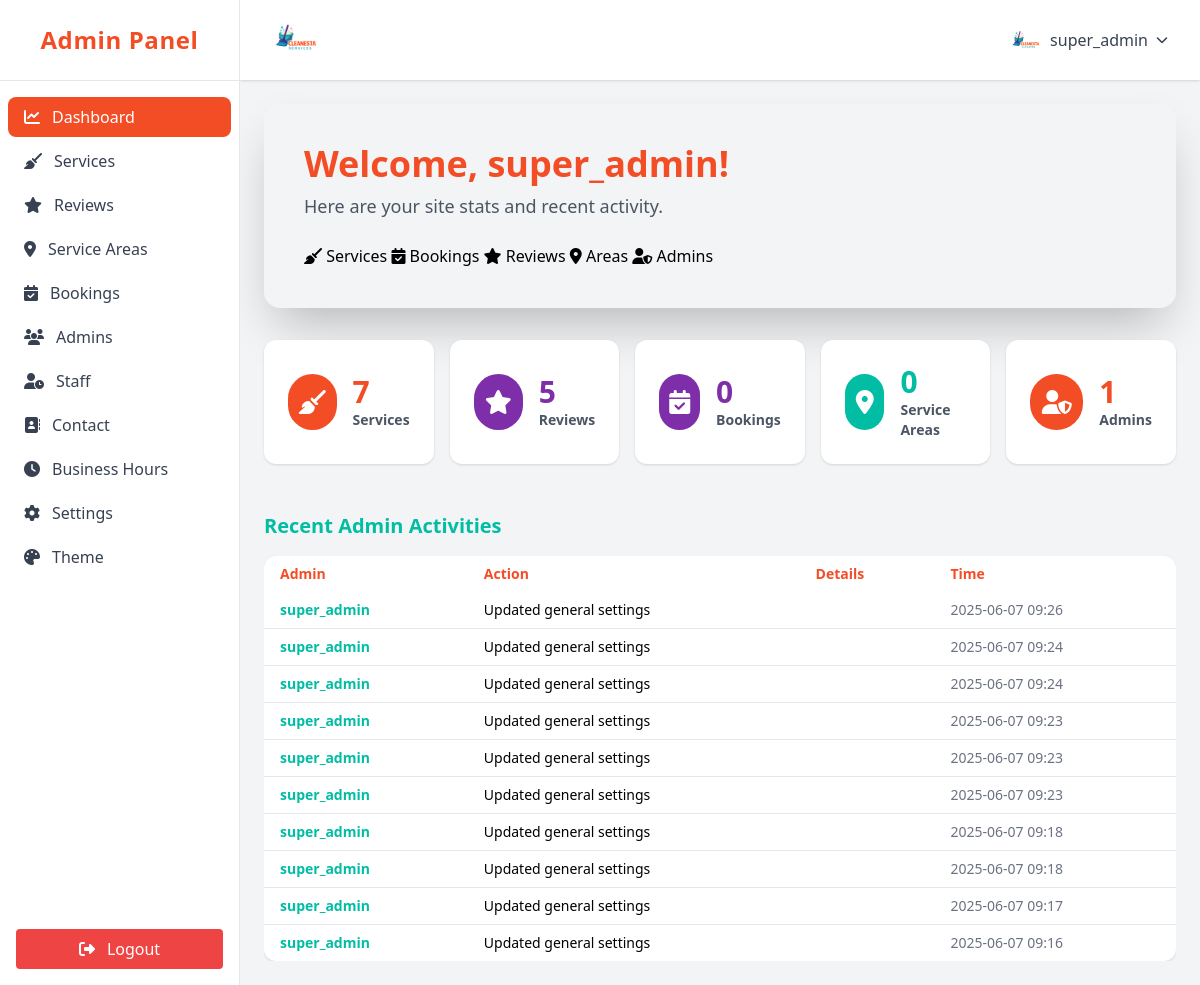
Page /admin/dashboard.php (signed in) on the committed database.
### tables this page shows
CREATE TABLE `admin_activity_log` (
  `id` int(11) NOT NULL,
  `admin_id` int(11) NOT NULL,
  `action` varchar(255) NOT NULL,
  `details` text DEFAULT NULL,
  `created_at` datetime DEFAULT current_timestamp()
);

### admin/dashboard.php (the view, shortened to what this page needs)
<?php
require_once '../app/config/params.php';
$pdo = $connexion;
$stats = [];
$tables = [
    'services' => 'Services',
    'reviews' => 'Reviews',
    'bookings' => 'Bookings',
    'service_areas' => 'Service Areas',
    'admins' => 'Admins'
];
foreach ($tables as $table => $label) {
    $stmt = $pdo->query("SELECT COUNT(*) FROM $table");
    $stats[$label] = $stmt->fetchColumn();
}
?>
<link rel="stylesheet" href="<?php echo BASE_URL; ?>/admin/assets/css/custom-min.css">
<div class="mb-8">
    <div class="glass-bg-admin rounded-2xl shadow-2xl p-6 md:p-10 mb-6 flex flex-col gap-6">
        <div>
            <h1 class="text-3xl md:text-4xl font-bold text-[var(--color-primary)] mb-2">Welcome, <?php echo $_SESSION['admin_username'] ?? 'Admin'; ?>!</h1>
            <p class="text-gray-600 text-base md:text-lg">Here are your site stats and recent activity.</p>
        </div>
        <div class="quick-actions-row">
            <a href="services.php" class="quick-action-btn"><i class="fas fa-broom"></i> Services</a>
            <a href="bookings.php" class="quick-action-btn"><i class="fas fa-calendar-check"></i> Bookings</a>
            <a href="reviews.php" class="quick-action-btn"><i class="fas fa-star"></i> Reviews</a>
            <a href="areas.php" class="quick-action-btn"><i class="fas fa-map-marker-alt"></i> Areas</a>
            <a href="admins.php" class="quick-action-btn"><i class="fas fa-user-shield"></i> Admins</a>
        </div>
    </div>
</div>
<div class="grid grid-cols-2 lg:grid-cols-5 gap-4 mb-8">
    <div class="rounded-xl shadow flex items-center gap-4 p-6 bg-white">
        <span class="flex items-center justify-center w-14 h-14 rounded-full bg-[var(--color-primary)] text-[var(--color-neutral)] text-2xl"><i class="fas fa-broom"></i></span>
        <div>
            <div class="text-3xl font-extrabold text-[var(--color-primary)]"><?php echo $stats['Services']; ?></div>
            <div class="text-gray-600 text-sm font-semibold">Services</div>
        </div>
    </div>
    <div class="rounded-xl shadow flex items-center gap-4 p-6 bg-white">
        <span class="flex items-center justify-center w-14 h-14 rounded-full bg-[var(--color-accent)] text-[var(--color-neutral)] text-2xl"><i class="fas fa-star"></i></span>
        <div>
            <div class="text-3xl font-extrabold text-[var(--color-accent)]"><?php echo $stats['Reviews']; ?></div>
            <div class="text-gray-600 text-sm font-semibold">Reviews</div>
        </div>
    </div>
    <div class="rounded-xl shadow flex items-center gap-4 p-6 bg-white">
        <span class="flex items-center justify-center w-14 h-14 rounded-full bg-[var(--color-accent)] text-[var(--color-neutral)] text-2xl"><i class="fas fa-calendar-check"></i></span>
        <div>
            <div class="text-3xl font-extrabold text-[var(--color-accent)]"><?php echo $stats['Bookings']; ?></div>
            <div class="text-gray-600 text-sm font-semibold">Bookings</div>
        </div>
    </div>
    <div class="rounded-xl shadow flex items-center gap-4 p-6 bg-white">
        <span class="flex items-center justify-center w-14 h-14 rounded-full bg-[var(--color-secondary)] text-[var(--color-neutral)] text-2xl"><i class="fas fa-map-marker-alt"></i></span>
        <div>
            <div class="text-3xl font-extrabold text-[var(--color-secondary)]"><?php echo $stats['Service Areas']; ?></div>
            <div class="text-gray-600 text-sm font-semibold">Service Areas</div>
        </div>
    </div>
    <div class="rounded-xl shadow flex items-center gap-4 p-6 bg-white">
        <span class="flex items-center justify-center w-14 h-14 rounded-full bg-[var(--color-primary)] text-[var(--color-neutral)] text-2xl"><i class="fas fa-user-shield"></i></span>
        <div>
            <div class="text-3xl font-extrabold text-[var(--color-primary)]"><?php echo $stats['Admins']; ?></div>
            <div class="text-gray-600 text-sm font-semibold">Admins</div>
        </div>
    </div>
</div>
<div class="mt-12">
    <h2 class="text-xl font-bold text-[var(--color-secondary)] mb-4">Recent Admin Activities</h2>
    <?php
    $activityStmt = $pdo->prepare("SELECT l.*, a.username FROM admin_activity_log l JOIN admins a ON l.admin_id = a.id ORDER BY l.created_at DESC LIMIT 10");
    $activityStmt->execute();
    $activities = $activityStmt->fetchAll();
    ?>
    <div class="overflow-x-auto w-full hidden sm:block">
        <table class="min-w-full bg-white rounded-xl shadow text-sm">
            <thead>
                <tr class="bg-[var(--color-primary)]/10 text-[var(--color-primary)]">
                    <th class="px-2 sm:px-4 py-2 sm:py-2 text-left text-xs sm:text-sm">Admin</th>
                    <th class="px-2 sm:px-4 py-2 sm:py-2 text-left text-xs sm:text-sm">Action</th>
                    <th class="px-2 sm:px-4 py-2 sm:py-2 text-left text-xs sm:text-sm">Details</th>
                    <th class="px-2 sm:px-4 py-2 sm:py-2 text-left text-xs sm:text-sm">Time</th>
                </tr>
            </thead>
            <tbody>
                <?php if ($activities): ?>
                    <?php foreach ($activities as $activity): ?>
                        <tr class="border-b last:border-0 hover:bg-gray-50">
                            <td class="px-2 sm:px-4 py-2 sm:py-2 font-semibold text-[var(--color-secondary)] break-all max-w-[120px] sm:max-w-none"><?php echo $activity['username']; ?></td>
                            <td class="px-2 sm:px-4 py-2 sm:py-2 break-all max-w-[120px] sm:max-w-none"><?php echo $activity['action']; ?></td>
                            <td class="px-2 sm:px-4 py-2 sm:py-2 text-gray-600 break-all max-w-[140px] sm:max-w-xs truncate" title="<?php echo $activity['details']; ?>"><?php echo $activity['details']; ?></td>
                            <td class="px-2 sm:px-4 py-2 sm:py-2 text-gray-500 whitespace-nowrap"><?php echo date('Y-m-d H:i', strtotime($activity['created_at'])); ?></td>
                        </tr>
                    <?php endforeach; ?>
                <?php else: ?>
                    <tr>
                        <td colspan="4" class="px-2 sm:px-4 py-6 text-center text-gray-400">No recent admin activities found.</td>
                    </tr>
                <?php endif; ?>
            </tbody>
        </table>
    </div>
</div>
<?php
$content = ob_get_clean();
include 'layout.php';

### admin/layout.php (shortened to what this page needs)
<!DOCTYPE html>
<html lang="en">
<head>
    <script src="https://cdn.tailwindcss.com"></script>
    <?php include 'includes/theme.php'; ?>
    <link rel="stylesheet" href="https://cdnjs.cloudflare.com/ajax/libs/font-awesome/6.4.0/css/all.min.css">
</head>
<body class="bg-gray-100 min-h-screen">
    <div class="flex h-screen">
        <aside id="sidebar" class="bg-white border-r border-gray-200 w-60 flex-shrink-0 flex flex-col transition-all duration-300 z-30 fixed md:static inset-y-0 left-0 transform -translate-x-full md:translate-x-0 md:relative" style="min-width:15rem;">
            <div class="flex items-center justify-center px-4 py-6 border-b">
                <span class="font-extrabold text-2xl text-primary tracking-wide">Admin Panel</span>
            </div>
            <nav class="flex-1 px-2 py-4 space-y-1">
                <?php
                $current_page = basename($_SERVER['PHP_SELF']);
                $nav_items = [
                    'dashboard.php' => ['icon' => 'chart-line', 'text' => 'Dashboard'],
                    'services.php' => ['icon' => 'broom', 'text' => 'Services'],
                    'reviews.php' => ['icon' => 'star', 'text' => 'Reviews'],
                    'areas.php' => ['icon' => 'map-marker-alt', 'text' => 'Service Areas'],
                    'bookings.php' => ['icon' => 'calendar-check', 'text' => 'Bookings'],
                    'admins.php' => ['icon' => 'users', 'text' => 'Admins'],
                    'staff.php' => ['icon' => 'user-clock', 'text' => 'Staff'],
                    'contact.php' => ['icon' => 'address-book', 'text' => 'Contact'],
                    'business_hours.php' => ['icon' => 'clock', 'text' => 'Business Hours'],
                    'settings.php' => ['icon' => 'cog', 'text' => 'Settings'],
                    'theme-settings.php' => ['icon' => 'palette', 'text' => 'Theme', 'link' => 'theme-settings.php']
                ];
                foreach ($nav_items as $page => $item) {
                    $is_active = $current_page === $page;
                    $active_class = $is_active ? 'bg-primary text-white' : 'text-gray-700 hover:bg-primary hover:text-white';
                    $link = $item['link'] ?? $page;
                    echo '<a href="' . $link . '" class="flex items-center px-4 py-2 rounded-lg transition ' . $active_class . '">
                            <i class="fas fa-' . $item['icon'] . ' mr-3"></i> ' . $item['text'] . '
                          </a>';
                }
                ?>
            </nav>
            <div class="mt-auto px-4 py-4">
                <a href="logout.php" class="flex items-center justify-center px-4 py-2 rounded bg-red-500 text-white text-center hover:bg-red-600 transition w-full">
                    <i class="fas fa-sign-out-alt mr-3"></i>
                    Logout
                </a>
            </div>
        </aside>
        <div class="flex-1 flex flex-col min-w-0">
            <?php include 'includes/header.php'; ?>
            <main class="flex-1 p-6 overflow-y-auto">
                <?php if (isset($content)) {
                    echo $content;
                } ?>
            </main>
        </div>
    </div>
</body>
</html>

### admin/includes/header.php (shortened to what this page needs)
<?php
$username = $_SESSION['admin_username'] ?? null;
?>
<header class="w-full bg-white shadow flex items-center justify-between px-4 sm:px-8 py-4 sticky top-0 z-10">
    <div class="flex items-center gap-3">
        <img src="/assets/images/logo/cleanesta-services-logo.png" alt="Logo" class="h-12 w-auto">
    </div>
    <div class="flex items-center gap-4 justify-between">
        <div class="relative" x-data="{ open: false }">
            <button @click="open = !open" class="flex items-center space-x-2 text-gray-700 hover:text-primary focus:outline-none">
                <?php if (isset($_SESSION['admin_picture']) && $_SESSION['admin_picture']): ?>
                    <?php
                        $profileImg = $_SESSION['admin_picture'];
                        if (strpos($profileImg, '../') === 0) {
                            $profileImg = substr($profileImg, 2);
                        }
                    ?>
                    <img src="<?php echo htmlspecialchars($profileImg); ?>" alt="Profile" class="w-8 h-8 rounded-full object-cover">
                <?php endif; ?>
                <span class="font-medium"><?php echo $username ?? 'Admin'; ?></span>
                <i class="fas fa-chevron-down text-xs"></i>
            </button>
        </div>
    </div>
</header>

### rows in the picture
admin_activity_log: admin.username "super_admin", action "Updated general settings", created_at "2025-06-07 09:26"
admin_activity_log: admin.username "super_admin", action "Updated general settings", created_at "2025-06-07 09:24"
admin_activity_log: admin.username "super_admin", action "Updated general settings", created_at "2025-06-07 09:24"
admin_activity_log: admin.username "super_admin", action "Updated general settings", created_at "2025-06-07 09:23"
admin_activity_log: admin.username "super_admin", action "Updated general settings", created_at "2025-06-07 09:23"
admin_activity_log: admin.username "super_admin", action "Updated general settings", created_at "2025-06-07 09:23"
admin_activity_log: admin.username "super_admin", action "Updated general settings", created_at "2025-06-07 09:18"
admin_activity_log: admin.username "super_admin", action "Updated general settings", created_at "2025-06-07 09:18"
admin_activity_log: admin.username "super_admin", action "Updated general settings", created_at "2025-06-07 09:17"
admin_activity_log: admin.username "super_admin", action "Updated general settings", created_at "2025-06-07 09:16"

### other values in the picture
$item['text'] "Dashboard"
$item['text'] "Services"
$item['text'] "Reviews"
$item['text'] "Service Areas"
$item['text'] "Bookings"
$item['text'] "Admins"
$item['text'] "Staff"
$item['text'] "Contact"
$item['text'] "Business Hours"
$item['text'] "Settings"
$item['text'] "Theme"
$username "super_admin"
$_SESSION['admin_username'] "super_admin"
$stats['Services'] "7"
$stats['Reviews'] "5"
